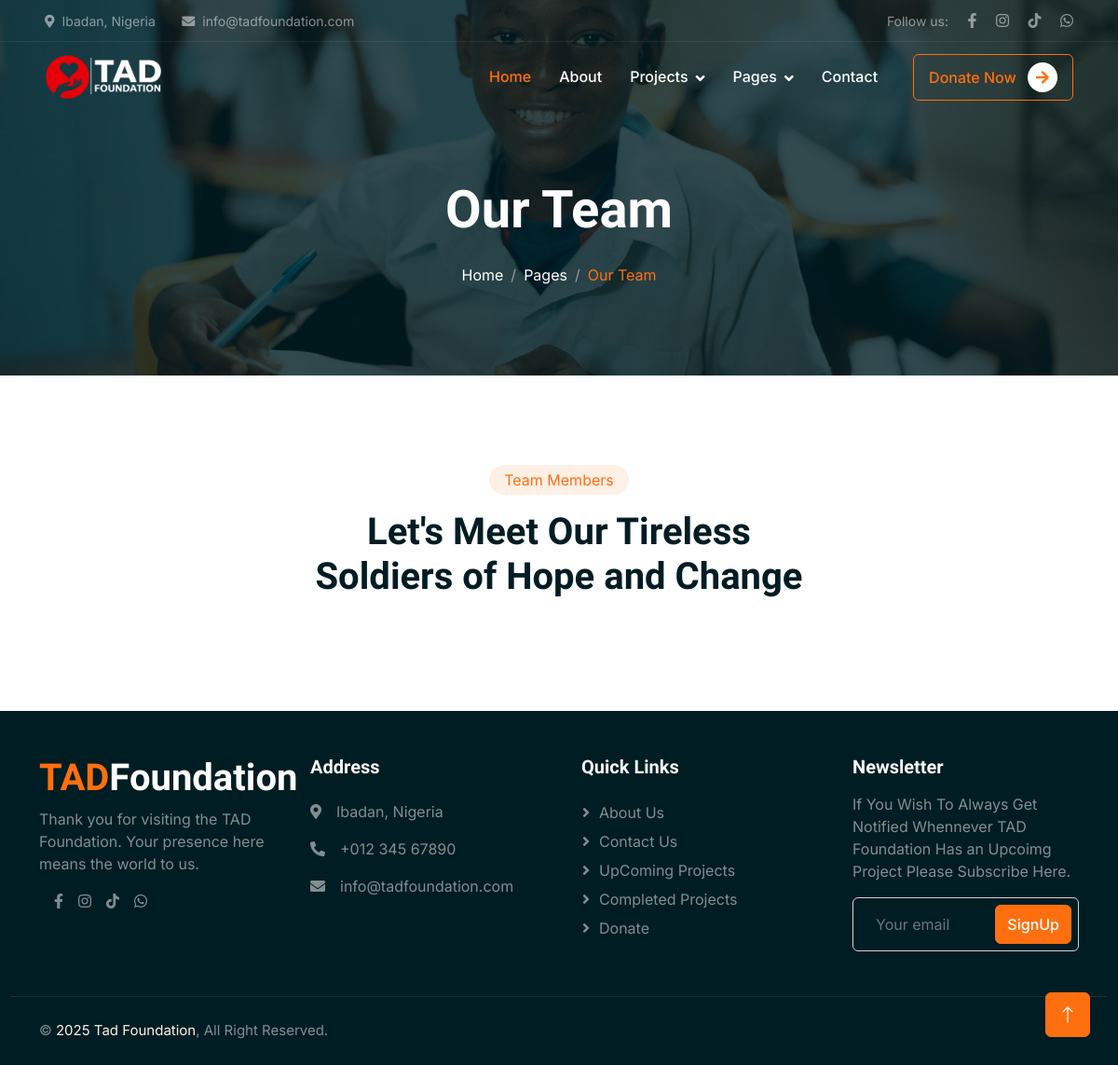
Before: /team with the older database file.
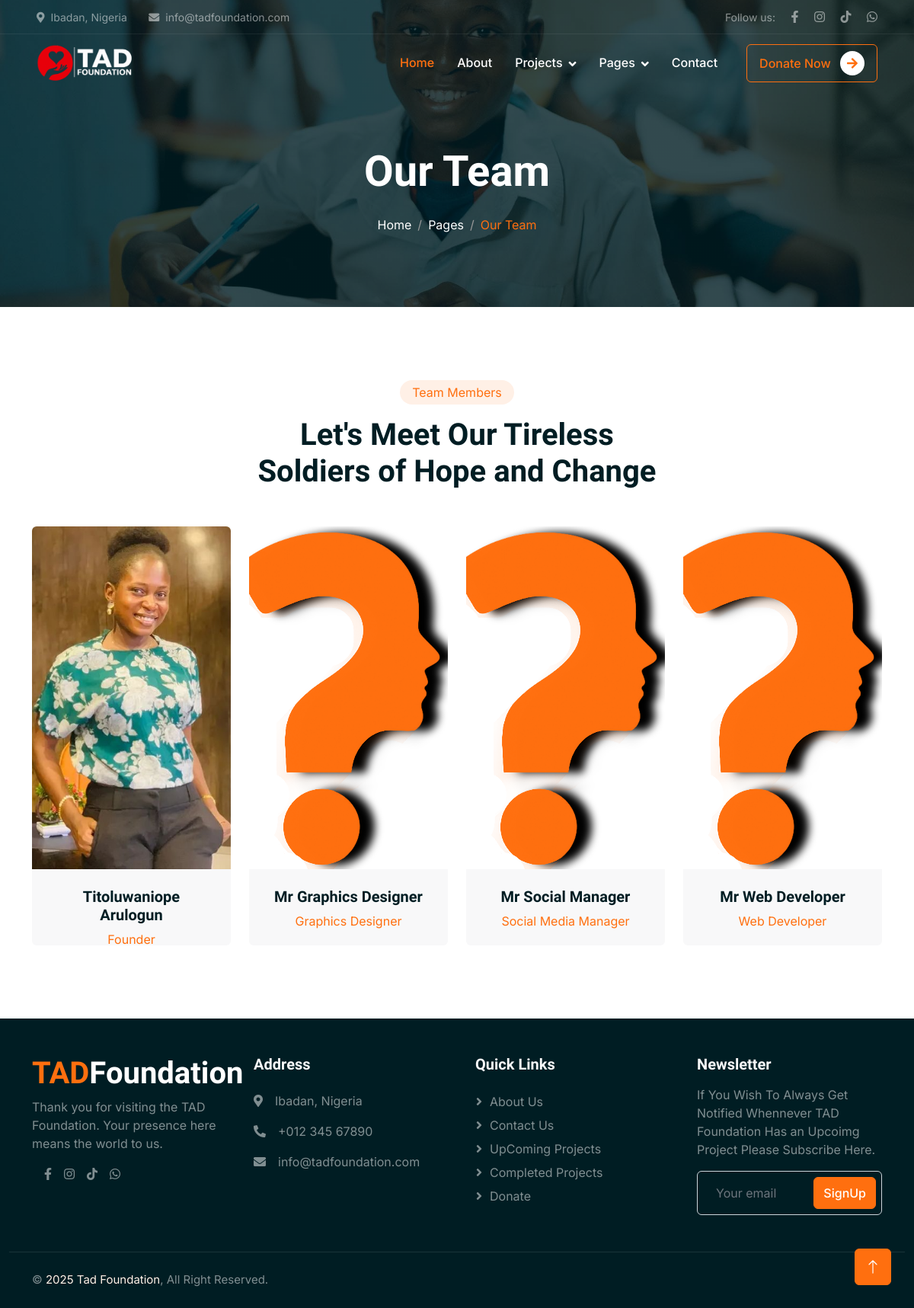
After: the same page with the newer database file.
### tadApp/models.py (models this page shows, shortened)
class TeamMember(models.Model):
    name = models.CharField(max_length=100)
    designation = models.CharField(max_length=100)
    whatsapp_number = models.CharField(max_length=15, blank=True, null=True)
    facebook_link = models.URLField(blank=True, null=True)
    instagram_link = models.URLField(blank=True, null=True)
    image = models.ImageField(
    upload_to='team_images/',
    blank=True,
    null=True,
    default='team_images/default.png'  # or any valid path inside your media folder
    )

### tadApp/views.py (the view)
# urls.py: path('team', views.team, name='team'),
def team(request):
    team = TeamMember.objects.all()
    return render(request, 'pages/team.html', {'team': team})

### tadApp/templates/pages/team.html (shortened to what this page needs)
{% extends 'base.html' %}
{% block content %}
{% load static %}
{% include 'includes/navbar.html'%}
    <div class="container-fluid page-header mb-5 wow fadeIn" data-wow-delay="0.1s">
        <div class="container text-center">
            <h1 class="display-4 text-white animated slideInDown mb-4">Our Team</h1>
            <nav aria-label="breadcrumb animated slideInDown">
                <ol class="breadcrumb justify-content-center mb-0">
                    <li class="breadcrumb-item"><a class="text-white" href="{% url 'index' %}">Home</a></li>
                    <li class="breadcrumb-item"><a class="text-white" href="#">Pages</a></li>
                    <li class="breadcrumb-item text-primary active" aria-current="page">Our Team</li>
                </ol>
            </nav>
        </div>
    </div>
    <div class="container-xxl py-5">
        <div class="container">
            <div class="text-center mx-auto mb-5 wow fadeInUp" data-wow-delay="0.1s" style="max-width: 550px;">
                <div class="d-inline-block rounded-pill bg-secondary text-primary py-1 px-3 mb-3">Team Members</div>
                <h1 class="display-6 mb-5">Let's Meet Our Tireless Soldiers of Hope and Change</h1>
            </div>
            <div class="row g-4">
                             {% for team in team %}
                <div class="col-lg-3 col-md-6 wow fadeInUp" data-wow-delay="0.1s">
                    <div class="team-item position-relative rounded overflow-hidden">
                        <div class="overflow-hidden">
                            <img class="img-fluid team-image" src="{{ team.image.url|default:'/media/team_images/default.jpg' }}" alt="">
                        </div>
                        <div class="team-text bg-light text-center p-4">
                            <h5>{{ team.name }}</h5>
                            <p class="text-primary">{{ team.designation }}</p>
                        </div>
                    </div>
                </div>
                            {% endfor %}
            </div>
        </div>
    </div>
{% include 'includes/footer.html'%}
{% endblock %}

Changed rows visible on the page:
added TeamMember: image (picture), name "Titoluwaniope Arulogun", designation "Founder"
added TeamMember: image (placeholder picture), name "Mr Graphics Designer", designation "Graphics Designer"
added TeamMember: image (placeholder picture), name "Mr Social Manager", designation "Social Media Manager"
added TeamMember: image (placeholder picture), name "Mr Web Developer", designation "Web Developer"
